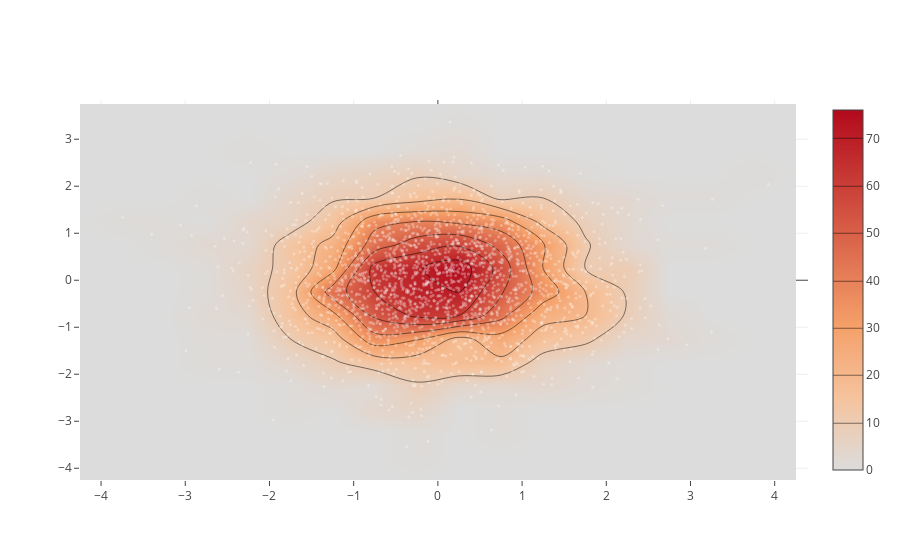

Notebook code cell kept with this figure:
### Code cell
from plotly.graph_objs import *
import numpy as np

x = np.random.randn(2000)
y = np.random.randn(2000)
iplot([Histogram2dContour(x=x, y=y, contours=Contours(coloring='heatmap')),
       Scatter(x=x, y=y, mode='markers', marker=Marker(color='white', size=3, opacity=0.3))], show_link=False)

### Figure 1 — Plotly figure (JSON) as saved in the notebook; plotly's stock layout.template omitted (floating-point values rounded to 4 significant figures; data arrays with more than 128 entries replaced by an {"elided": "..."} marker saying what was removed)
{"data": [{"contours": {"coloring": "heatmap"}, "type": "histogram2dcontour", "x": {"elided": "2000 float values"}, "y": {"elided": "2000 float values"}}, {"marker": {"color": "white", "opacity": 0.3, "size": 3}, "mode": "markers", "type": "scatter", "x": {"elided": "2000 float values"}, "y": {"elided": "2000 float values"}}], "layout": {}}
